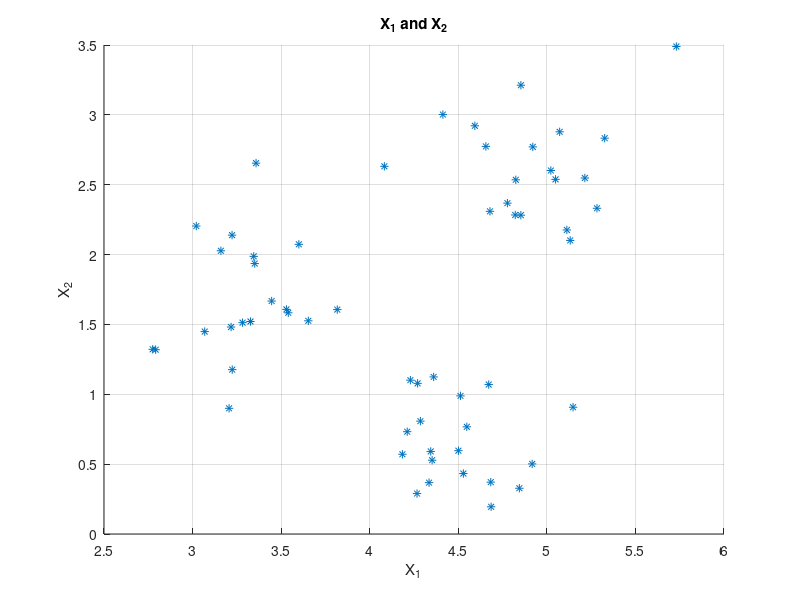
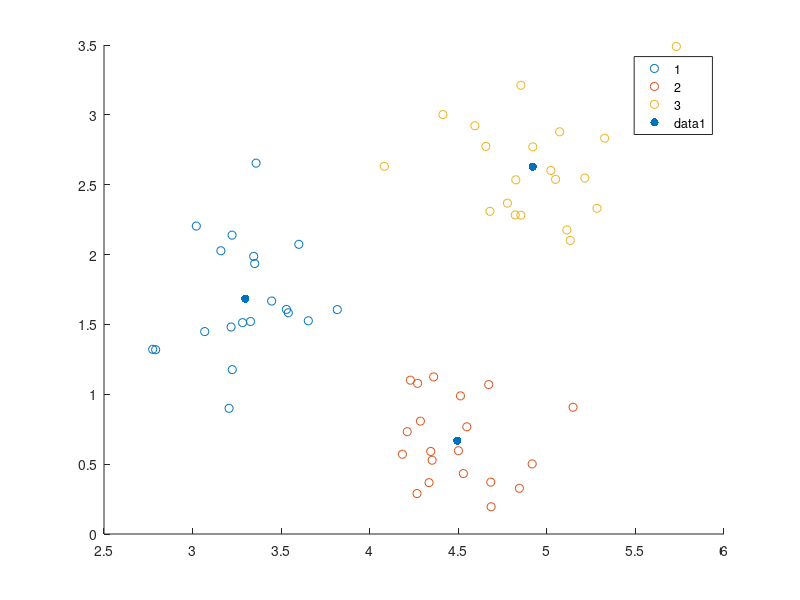

Reproduce these figures in MATLAB, in order.
clc;
close all;
clear all;
fid = fopen('data11.txt', 'r');
clc
X = fscanf(fid, '%g %g ', [2 inf]);
X = X';
fclose(fid);

figure
hold on 
grid on
scatter(X(:,1), X(:,2), '*')
title ('X_1 and X_2')
xlabel('X_1')
ylabel('X_2')

% метод k средних
N = 3; % количество центров кластеров
C = zeros(N,2); % задание начальных центров кластеров
for i = 1 : N
    C(i, :) = X(i , :);
end

U = zeros(length(X) , 2);
eps = 0.01;
Q = 1000;
q = 0;

% индексы кластеров, к которым относятся объекты  
% расстояния от объектов до центров кластеров
R = zeros(1,N);
for i = 1 : length(X) % расчёт расстояний до центров кластеров, заполнение матрицы U
        for n = 1 : N
        R(n) = pdist([X(i , :) ; C(n , :)],'minkowski', 4);
        end 

    for n = 1 : N
        if R(n) == min(R)
            U(i,1) = n;
            U(i,2) = R(n);
        end
    end
end
%качества кластеризации
itter= 0;
while abs(Q - q)>eps
    
    Q = q
    
    C = zeros(N,2); %зануление прежних координат, для того чтобы записать на их место новые
    for l = 1 : N  % расчёт новых центров кластеров, заполнение С
        n = 0;
        for j = 1 : length(U)
            if (U(j,1)==l)
                n = n+1;
                C(l, :) = C(l, :) + X(j , :);
            end
        end
        C(l, :) = C(l, :)./n; %поделили сумму всех координат точек принадлежащих этому кластеру на число этих точек - получили координаты центра этого кластера
    end
    
    R = zeros(1,N);
    for i = 1 : length(X) % расчёт расстояний до центров кластеров, заполнение матрицы U
        for n = 1 : N
        R(n) = pdist([X(i , :) ; C(n , :)],'minkowski', 4);
        end 

        for n = 1 : N
            if R(n) == min(R)
                U(i,1) = n;
                U(i,2) = R(n);
            end
        end
    end 
    
    q = zeros(1,N);
    for l = 1 : N  % расчёт и заполнение Q
        for j = 1 : length(U)
            if (U(j,1)==l)
                q(l) = q(l)+(U(j,2))^2;
            end
        end
    end
    q = sum(q); % пересчитанный параметр
  
end

figure
gscatter(X(:,1), X(:,2), U(:,1))
hold on
scatter(C(:,1),C(:,2),'filled')    

   